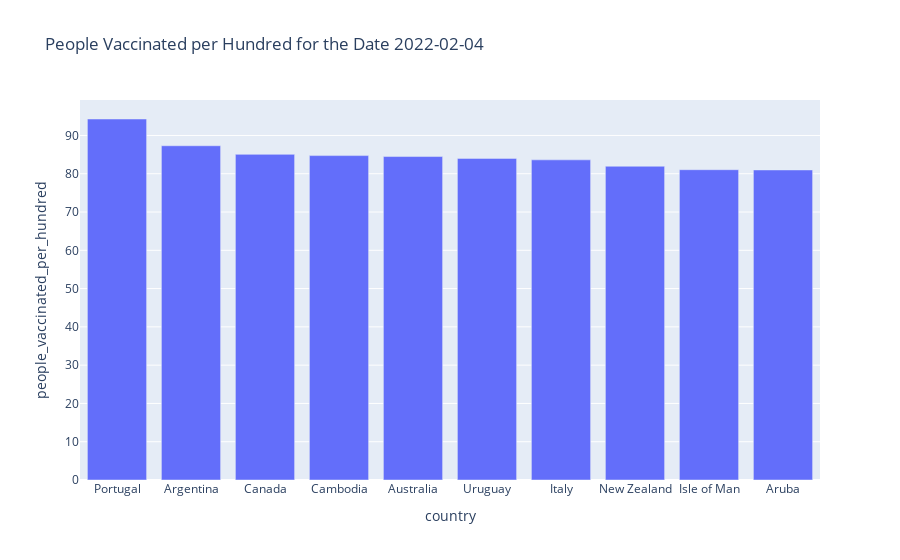

Here is the notebook cell this chart was saved with:
### Code cell
px.bar(df.head(10), x='country', y='people_vaccinated_per_hundred',
                   title='People Vaccinated per Hundred for the Date 2022-02-04')

### Figure 1 — Plotly figure (JSON) as saved in the notebook; plotly's stock layout.template omitted (floating-point values rounded to 4 significant figures)
{"data": [{"alignmentgroup": "True", "hovertemplate": "country=%{x}<br>people_vaccinated_per_hundred=%{y}<extra></extra>", "legendgroup": "", "marker": {"color": "#636efa", "pattern": {"shape": ""}}, "name": "", "offsetgroup": "", "orientation": "v", "showlegend": false, "textposition": "auto", "type": "bar", "x": ["Portugal", "Argentina", "Canada", "Cambodia", "Australia", "Uruguay", "Italy", "New Zealand", "Isle of Man", "Aruba"], "xaxis": "x", "y": [94.3, 87.31, 85.06, 84.74, 84.49, 84.01, 83.63, 81.96, 81.06, 80.99], "yaxis": "y"}], "layout": {"barmode": "relative", "legend": {"tracegroupgap": 0}, "title": {"text": "People Vaccinated per Hundred for the Date 2022-02-04"}, "xaxis": {"anchor": "y", "domain": [0.0, 1.0], "title": {"text": "country"}}, "yaxis": {"anchor": "x", "domain": [0.0, 1.0], "title": {"text": "people_vaccinated_per_hundred"}}}}
